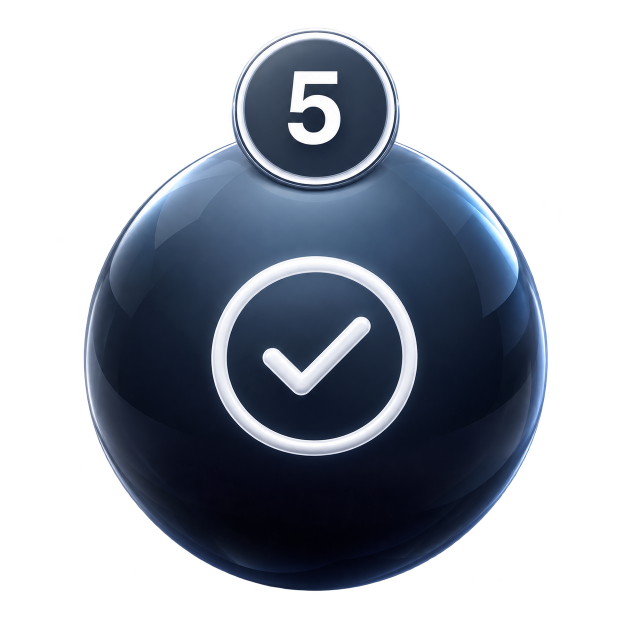
#> input picture assets/chatgpt_generated/page_6.png, 1263 x 1245 px, found by its file name (shown at 1/2 size)
$ python crop_b6_rubrik_diagrams.py
#> lines starting #> are read from the running program, lines starting #| are printed output that depends on the picture
### scripts/r2_uploader.py
#!/usr/bin/env python3
"""
Cloudflare R2 Uploader & Diagram Extraction Engine
Hub Bank Soalan Fizik SPM
"""

import os
import io
import boto3
from PIL import Image, ImageOps

# Load credentials from .env
ENV_PATH = os.path.join(os.path.dirname(__file__), "..", ".env")
env = {}
if os.path.exists(ENV_PATH):
    with open(ENV_PATH, "r", encoding="utf-8") as f:
        for line in f:
            line = line.strip()
            if line and not line.startswith("#") and "=" in line:
                k, v = line.split("=", 1)
                env[k.strip()] = v.strip()

def get_s3_client():
    return boto3.client(
        "s3",
        endpoint_url=env.get("R2_ENDPOINT_URL"),
        aws_access_key_id=env.get("R2_ACCESS_KEY_ID"),
        aws_secret_access_key=env.get("R2_SECRET_ACCESS_KEY"),
        region_name="auto"
    )

def upload_bytes(data: bytes, r2_key: str, content_type: str = "image/webp") -> str:
    """Upload raw bytes to Cloudflare R2 and return the public CDN URL."""
    s3 = get_s3_client()
    bucket = env.get("R2_BUCKET_NAME", "fizik-spm-bank")
    s3.put_object(
        Bucket=bucket,
        Key=r2_key,
        Body=data,
        ContentType=content_type,
        CacheControl="public, max-age=31536000, immutable"
    )
    domain = env.get("R2_PUBLIC_DOMAIN", "").rstrip("/")
    return f"{domain}/{r2_key}"

# [49 lines left out: functions upload_file, trim_and_optimize_image, not called in this run]

# [8 lines that do not run on import are left out]

### scripts/crop_b6_rubrik_diagrams.py
#!/usr/bin/env python3
# -*- coding: utf-8 -*-
"""
Crops answer rubric diagrams from Modul Konstruk Jawapan T4.pdf (pages 6, 7, 8)
and uploads them to Cloudflare R2.
"""

import os
import sys
sys.path.insert(0, ".")
from PIL import Image, ImageChops
import json
from scripts.r2_uploader import upload_bytes

LOCAL_RUBRIK_DIR = 'assets/diagrams/modul_konstruk_t4/b6/rubrik'
os.makedirs(LOCAL_RUBRIK_DIR, exist_ok=True)

R2_BASE_URL = 'https://pub-833572f7cc244a0d9627cef82c840538.r2.dev'

def autocrop(im, pad=8):
    bg = Image.new(im.mode, im.size, (255, 255, 255))
    diff = ImageChops.difference(im, bg)
    bbox = diff.getbbox()
    if bbox:
        w, h = im.size
        return im.crop((max(0, bbox[0]-pad), max(0, bbox[1]-pad), min(w, bbox[2]+pad), min(h, bbox[3]+pad)))
    return im

# Load skema page images (3513 x 2492)
p6 = Image.open('scratch/b6_skema_pages/page_6.png')
#> p6 is the input picture: PIL image 1263x1245 RGBA; mean R, G, B, A 28.6, 34.4, 44.3, 117.8
p7 = Image.open('scratch/b6_skema_pages/page_7.png')
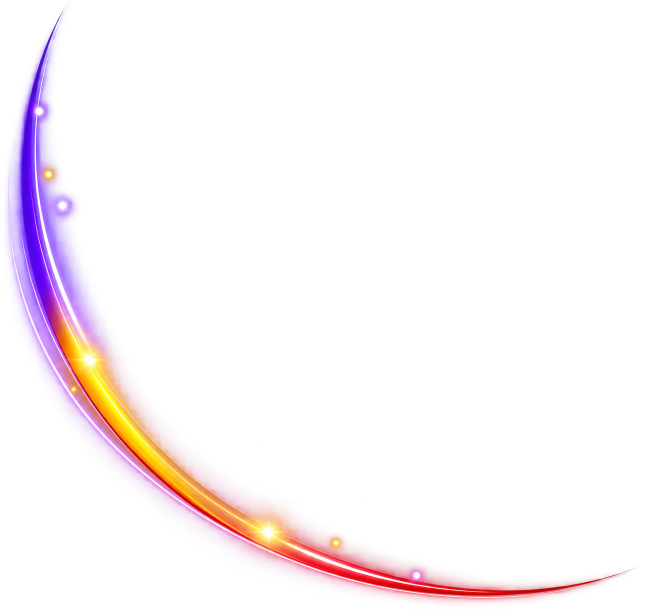
#> input picture assets/chatgpt_generated/page_7.png, 1289 x 1220 px, found by its file name (shown at 1/2 size)
#> p7 is the input picture: PIL image 1289x1220 RGBA; mean R, G, B, A 30.3, 17.1, 25.7, 19.2
p8 = Image.open('scratch/b6_skema_pages/page_8.png')
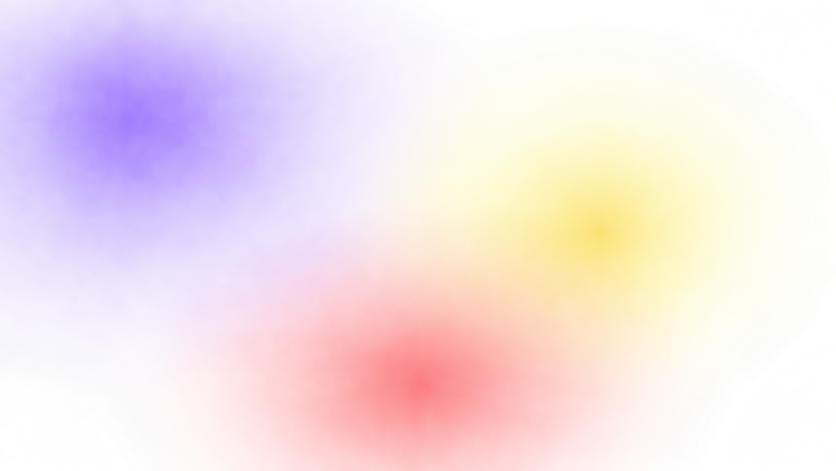
#> input picture assets/chatgpt_generated/page_8.png, 1672 x 941 px, found by its file name (shown at 1/2 size)
#> p8 is the input picture: PIL image 1672x941 RGBA; mean R, G, B, A 200.5, 163.9, 187.2, 80.7

# Precise pixel coordinates (x0, y0, x1, y1)
rubrik_coords = {
    # Page 6: Right column (x: 2750 to 3450 approx)
    # Q2: Cermin cekung u=2f
    "k3_q02": (p6, 2800, 220, 3450, 480),
    # Q5: Cermin cekung u<f
    "k3_q05": (p6, 2800, 1150, 3450, 1550),
    # Q7: Kanta cekung u=2f
    "k3_q07": (p6, 2800, 1750, 3450, 2180),

    # Page 7:
    # Q10 (col 1): Cermin cekung u=2f
    "k3_q10": (p7, 300, 240, 950, 520),
    # Q13 (col 1): Cermin cekung f<u<2f
    "k3_q13": (p7, 300, 1280, 950, 1620),
    # Q14 (col 1): Kanta cekung u=2f
    "k3_q14": (p7, 300, 1650, 950, 2020),
    # Q15 (col 1): 1 Kotak, 2 Fokus, 3 Centre
    "k3_q15": (p7, 300, 2050, 950, 2450),
    # Q16 (col 2): Kanta cembung f<u<2f
    "k3_q16": (p7, 1000, 80, 1680, 410),
    # Q22 (col 2): Kanta cekung u=2f
    "k3_q22": (p7, 1000, 2000, 1680, 2450),
    # Q23 (col 3): Sinar kaca-udara (sudut genting)
    "k3_q23": (p7, 1750, 70, 2420, 350),
    # Q32 (col 4): Sinar kaca-udara (pembiasan)
    "k3_q32": (p7, 2500, 260, 3200, 560),
    # Q35 (col 4): Kanta cekung
    "k3_q35": (p7, 2500, 1050, 3200, 1480),
    # Q36 (col 4): Kanta cembung f<u
    "k3_q36": (p7, 2500, 1490, 3200, 1870),

    # Page 8:
    # Q40 (col 1): Kanta cembung u<f
    "k3_q40": (p8, 100, 110, 850, 480),
    # Q44 (col 1): Cermin cekung f<u<2f
    "k3_q44": (p8, 100, 1310, 850, 1640),
    # Q46 (col 1): Kanta cembung u<f
    "k3_q46": (p8, 100, 2030, 850, 2400),
    # Q47 (col 2): Cermin cekung u>2f
    "k3_q47": (p8, 900, 60, 1650, 360),
    # Q48 (col 2): Blok kaca
    "k3_q48": (p8, 900, 380, 1650, 920),
    # Q53 (col 3): Cermin cekung menumpukan alur
    "k3_q53": (p8, 1720, 80, 2450, 450),
    # Q55 (col 3): Kanta cekung mencapahkan alur
    "k3_q55": (p8, 1720, 850, 2450, 1250),
    # Q58 (col 3): Cermin cekung u>2f
    "k3_q58": (p8, 1720, 1950, 2450, 2450),
    # Q60 (col 4): Cermin cekung u=2f
    "k3_q60": (p8, 2500, 280, 3350, 620),
    # Q62 (col 4): Intan / Diamond
    "k3_q62": (p8, 2500, 1360, 3350, 1750)
}

rubrik_urls = {}
for q_key, (src_img, x0, y0, x1, y1) in rubrik_coords.items():
    cropped = src_img.crop((x0, y0, x1, y1))
    clean = autocrop(cropped)
    local_name = f't4_b6_{q_key}_rubrik_v2.webp'
    local_path = os.path.join(LOCAL_RUBRIK_DIR, local_name)
    clean.save(local_path, format='WEBP', quality=95)

    # Upload to R2
    with open(local_path, 'rb') as fp:
#> (the run stopped early here; a loop or call above may not have finished)
